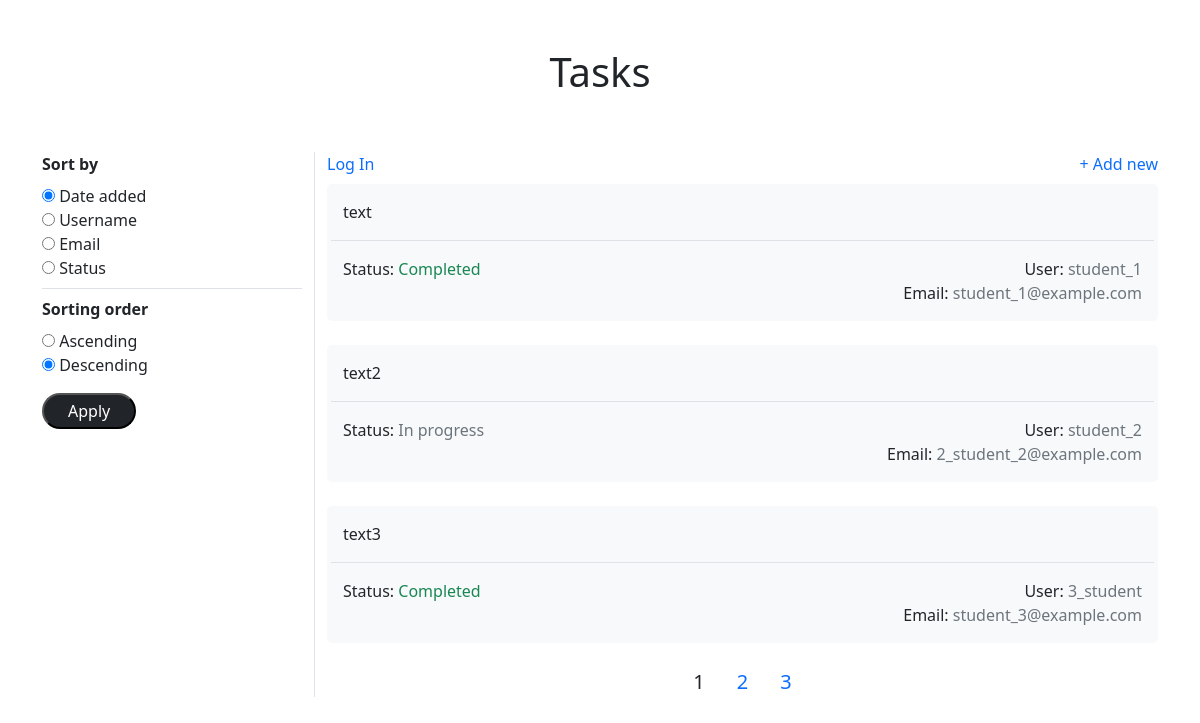
The page / on the database its author committed.
### tables this page shows
CREATE TABLE `task` (
  `id` INT PRIMARY KEY AUTO_INCREMENT,
  `username` VARCHAR(255) NOT NULL,
  `email` VARCHAR(255) NOT NULL,
  `text` TEXT NOT NULL,
  `status` VARCHAR(255) NOT NULL,
  `created_at` TIMESTAMP NOT NULL DEFAULT CURRENT_TIMESTAMP,
  `modified_text_at` TIMESTAMP NULL
);

### app/controllers/TaskController.php (called while the page is built, shortened)
<?php
class TaskController {
    protected array $safeInput = [];
    protected Task $model;
    public function __construct() {
        $this->model = new Task();
        $this->safeInput = array_map('htmlspecialchars', $_REQUEST);
        foreach ($this::FIELDS_DEFAULTS as $field => $default) {
            $this->safeInput[$field] = $this->safeInput[$field] ?? $default;
        }
    }
    public function get(): void {
        $tasks = $this->getTasks();
        $totalTaskCount = $this->model->count();
        $totalPageCount = ceil($totalTaskCount / $this::PAGE_LIMIT);
        require_once $this::TEMPLATE;
    }
    public function getPageUrl(int $page) {
        $queryString = array_map(
            function ($param) {
                return "$param=" . htmlspecialchars($_GET[$param]);
            },
            array_diff(array_keys($_GET), ['page']),
        );
        return "/?page=$page&" . implode('&', $queryString);
    }
    protected function getTasks(): array {
        $pageValid = ((int) $this->safeInput['page']) > 0;
        $sortingValid = in_array(
            $this->safeInput['sorting'],
            array_keys($this::SORTING_FIELDS),
        );
        $sortingOrderValid = in_array(
            $this->safeInput['sorting_order'],
            array_keys($this::SORTING_ORDERS),
        );
        if ($pageValid) {
            $offset = ($this->safeInput['page'] - 1) * $this::PAGE_LIMIT;
        } else {
            $offset = 0;
        }
        if ($sortingValid) {
            $sorting = $this->safeInput['sorting'];
        } else {
            $sorting = $this::FIELDS_DEFAULTS['sorting'];
        }
        if ($sortingOrderValid) {
            $sortingOrder = $this->safeInput['sorting_order'];
        } else {
            $sortingOrder = $this::FIELDS_DEFAULTS['sorting_order'];
        }
        return $this->model->get(
            $sorting, $sortingOrder, $this::PAGE_LIMIT, $offset,
        );
    }
}

### public/index.php (called while the page is built, shortened)
<?php
require_once __DIR__ . '/../autoload.php';
function dispatch() {
    $path = parse_url($_SERVER['REQUEST_URI'], PHP_URL_PATH);
    $method = $_SERVER['REQUEST_METHOD'];
    switch ($path) {
        case '/':
            $controller = new TaskController();
            break;
    }
    $controller->{$method}();
}
dispatch();

### autoload.php (called while the page is built, shortened)
<?php
spl_autoload_register(function ($class) {
    $sources = [
        __DIR__ . "/app/controllers/$class.php",
        __DIR__ . "/app/models/$class.php",
    ];
});

### app/models/BaseModel.php (called while the page is built, shortened)
<?php
abstract class BaseModel {
    public function __construct() {
        $this->db = $GLOBALS['db'];
    }
}

### app/models/Task.php (called while the page is built, shortened)
<?php
class Task extends BaseModel {
    protected string $table = 'task';
    public function get(
        string $orderField = 'id',
        string $orderDirection = 'ASC',
        ?int $limit = null,
        int $offset = 0,
    ): array {
        $limit = $limit ?? 'NULL';
        $stmt = $this->db->prepare(
            "SELECT
                `id`, `username`, `email`, `text`, `status`, `modified_text_at`
            FROM $this->table
            ORDER BY `$orderField` $orderDirection
            LIMIT :limit OFFSET :offset;",
        );
        $stmt->bindParam('limit', $limit, PDO::PARAM_INT);
        $stmt->bindParam('offset', $offset, PDO::PARAM_INT);
        $stmt->execute();
        return $stmt->fetchAll(PDO::FETCH_ASSOC);
    }
    public function count(): int {
        return $this->db->query("SELECT COUNT(*) FROM $this->table;")
            ->fetchColumn();
    }
}

### app/views/index.php (the view, shortened to what this page needs)
    <div class="container">
        <header class="py-5 text-center">
            <h1>Tasks</h1>
        </header>
        <main class="row">
            <form class="col-md-3 border-end">
                <div>
                    <div class="fw-bold">Sort by</div>
                    <div class="mt-2 d-flex flex-column">
                        <?php foreach ($this::SORTING_FIELDS as $value => $title): ?>
                            <label>
                                <input type="radio" name="sorting" value="<?= $value ?>"
                                       <?= $this->safeInput['sorting'] === $value ? 'checked' : '' ?>>
                                <?= $title ?>
                            </label>
                        <?php endforeach ?>
                    </div>
                </div>
                <div class="mt-2 pt-2 border-top">
                    <div class="fw-bold">Sorting order</div>
                    <div class="mt-2 d-flex flex-column">
                        <?php foreach ($this::SORTING_ORDERS as $value => $title): ?>
                            <label>
                                <input type="radio" name="sorting_order" value="<?= $value ?>"
                                       <?= $this->safeInput['sorting_order'] === $value ? 'checked' : '' ?>>
                                <?= $title ?>
                            </label>
                        <?php endforeach ?>
                    </div>
                </div>
                <button class="mt-3 px-4 py-1 rounded-pill bg-dark text-white">Apply</button>
            </form>
            <div class="col mt-3 mt-md-0">
                <div class="d-flex justify-content-between">
                    <div>
                        <?php if (isset($_SESSION['user'])): ?>
                            <span><?= $_SESSION['user']['username'] ?></span>
                            <form class="d-inline-block" action="/logout" method="POST">
                                <button class="border-0 bg-white text-primary">Log Out</button>
                            </form>
                        <?php else: ?>
                            <a class="text-decoration-none" href="/login">Log In</a>
                        <?php endif; ?>
                    </div>
                    <a class="text-decoration-none" href="/add">+ Add new</a>
                </div>
                <div class="mt-2">
                    <?php foreach ($tasks as $task): ?>
                        <div class="mb-4 p-3 rounded-3 bg-light">
                            <p><?= nl2br($task['text']) ?></p>
                            <div class="row pt-3 border-top">
                                <div class="col d-flex flex-column">
                                    <div>
                                        Status:
                                        <span class="<?= $task['status'] === 'Completed' ? 'text-success' : 'text-secondary' ?>">
                                            <?= $task['status'] ?>
                                        </span>
                                    </div>
                                </div>
                                <div class="col d-flex flex-column text-end">
                                    <div>User: <span class="text-secondary"><?= $task['username'] ?></span></div>
                                    <div>Email: <span class="text-secondary"><?= $task['email'] ?></span></div>
                                </div>
                            </div>
                        </div>
                    <?php endforeach ?>
                </div>
                <div class="d-flex justify-content-center">
                    <?php foreach (range(1, $totalPageCount) as $page): ?>
                        <div class="fs-5">
                            <?php if ($page == $this->safeInput['page']): ?>
                                <span class="p-3 w-100"><?= $page ?></span>
                            <?php else: ?>
                                <a class="p-3 w-100 text-decoration-none"
                                   href="<?= $this->getPageUrl($page) ?>">
                                    <?= $page ?>
                                </a>
                            <?php endif; ?>
                        </div>
                    <?php endforeach ?>
                </div>
            </div>
        </main>
    </div>
<?php $content = ob_get_clean() ?>
<?php include 'layout.php' ?>

### app/views/layout.php (shortened to what this page needs)
<!DOCTYPE html>
<html lang="en">
<head>
    <link href="/css/bootstrap.min.css" rel="stylesheet">
</head>
<body class="text-break">
    <?= $content ?>
</body>
</html>

### rows shown on the page
task: text "text", status "Completed", username "student_1", email "student_1@example.com"
task: text "text2", status "In progress", username "student_2", email "2_student_2@example.com"
task: text "text3", status "Completed", username "3_student", email "student_3@example.com"

### other values the page prints
$title "Date added"
$title "Username"
$title "Email"
$title "Status"
$title "Ascending"
$title "Descending"
$page "1"
$page "2"
$page "3"
